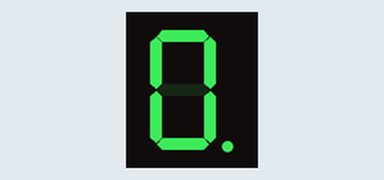
This sketch was run on a simulated Arduino Uno, built with avr-gcc and run on an emulated ATmega328P. Parts: 1-digit seven-segment display. Wiring (inferred from the names in the program): 1-digit 7-segment display, segments lit when HIGH: segments pin 13, pin 12, pin 11, pin 10, pin 9, pin 8, pin 7, pin 6. The segment pins are drawn as the display they are named for.

Above: at 0.05 s.
At 1.35 s:
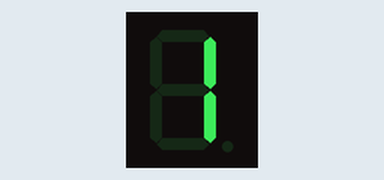
At 2.65 s:
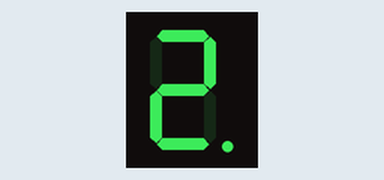
At 5.35 s:
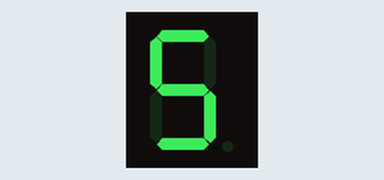
At 8.05 s:
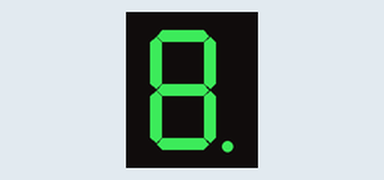
At 10.75 s:
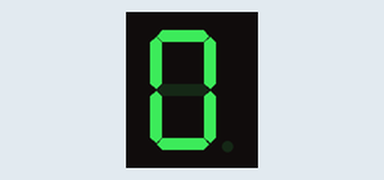

Measured:
- by itself, everything shown: repeats every 10.0 s, in 100 steps

The sketch:

numero_0-9.ino
```cpp
int a = 13;
int b = 12;
int c = 11;
int d = 10;
int e = 9;
int f = 8;
int g = 7;
int DP = 6;

void setup() {
  pinMode(a, OUTPUT);
  pinMode(b, OUTPUT);
  pinMode(c, OUTPUT);
  pinMode(d, OUTPUT);
  pinMode(e, OUTPUT);
  pinMode(f, OUTPUT);
  pinMode(g, OUTPUT);
  pinMode(DP, OUTPUT);
}

void loop() {
  for (int i = 0; i <= 9; i++) {
    highNumber(i);
    blinkingPoint();
  }

}

void highNumber(int number) {

  switch (number) {
    case 0:
      digitalWrite(a, HIGH);
      digitalWrite(b, HIGH);
      digitalWrite(c, HIGH);
      digitalWrite(d, HIGH);
      digitalWrite(e, HIGH);
      digitalWrite(f, HIGH);
      digitalWrite(g, LOW);
      break;

    case 1:
      digitalWrite(a, LOW);
      digitalWrite(b, HIGH);
      digitalWrite(c, HIGH);
      digitalWrite(d, LOW);
      digitalWrite(e, LOW);
      digitalWrite(f, LOW);
      digitalWrite(g, LOW);
      break;

    case 2:
      digitalWrite(a, HIGH);
      digitalWrite(b, HIGH);
      digitalWrite(c, LOW);
      digitalWrite(d, HIGH);
      digitalWrite(e, HIGH);
      digitalWrite(f, LOW);
      digitalWrite(g, HIGH);
      break;

    case 3:
      digitalWrite(a, HIGH);
      digitalWrite(b, HIGH);
      digitalWrite(c, HIGH);
      digitalWrite(d, HIGH);
      digitalWrite(e, LOW);
      digitalWrite(f, LOW);
      digitalWrite(g, HIGH);
      break;

    case 4:
      digitalWrite(a, LOW);
      digitalWrite(b, HIGH);
      digitalWrite(c, HIGH);
      digitalWrite(d, LOW);
      digitalWrite(e, LOW);
      digitalWrite(f, HIGH);
      digitalWrite(g, HIGH);
      break;

    case 5:
      digitalWrite(a, HIGH);
      digitalWrite(b, LOW);
      digitalWrite(c, HIGH);
      digitalWrite(d, HIGH);
      digitalWrite(e, LOW);
      digitalWrite(f, HIGH);
      digitalWrite(g, HIGH);
      break;

    case 6:
      digitalWrite(a, LOW);
      digitalWrite(b, LOW);
      digitalWrite(c, HIGH);
      digitalWrite(d, HIGH);
      digitalWrite(e, HIGH);
      digitalWrite(f, HIGH);
      digitalWrite(g, HIGH);
      break;

    case 7:
      digitalWrite(a, HIGH);
      digitalWrite(b, HIGH);
      digitalWrite(c, HIGH);
      digitalWrite(d, LOW);
      digitalWrite(e, LOW);
      digitalWrite(f, LOW);
      digitalWrite(g, LOW);
      break;

    case 8:
      digitalWrite(a, HIGH);
      digitalWrite(b, HIGH);
      digitalWrite(c, HIGH);
      digitalWrite(d, HIGH);
      digitalWrite(e, HIGH);
      digitalWrite(f, HIGH);
      digitalWrite(g, HIGH);
      break;

    case 9:
      digitalWrite(a, HIGH);
      digitalWrite(b, HIGH);
      digitalWrite(c, HIGH);
      digitalWrite(d, LOW);
      digitalWrite(e, LOW);
      digitalWrite(f, HIGH);
      digitalWrite(g, HIGH);
      break;

    default:
      break;
  }
}

void blinkingPoint() {
    for (int i = 0; i < 5; i++) {
      digitalWrite(DP, HIGH);
      delay(100);
      digitalWrite(DP, LOW);
      delay(100);
    }
  }
```
